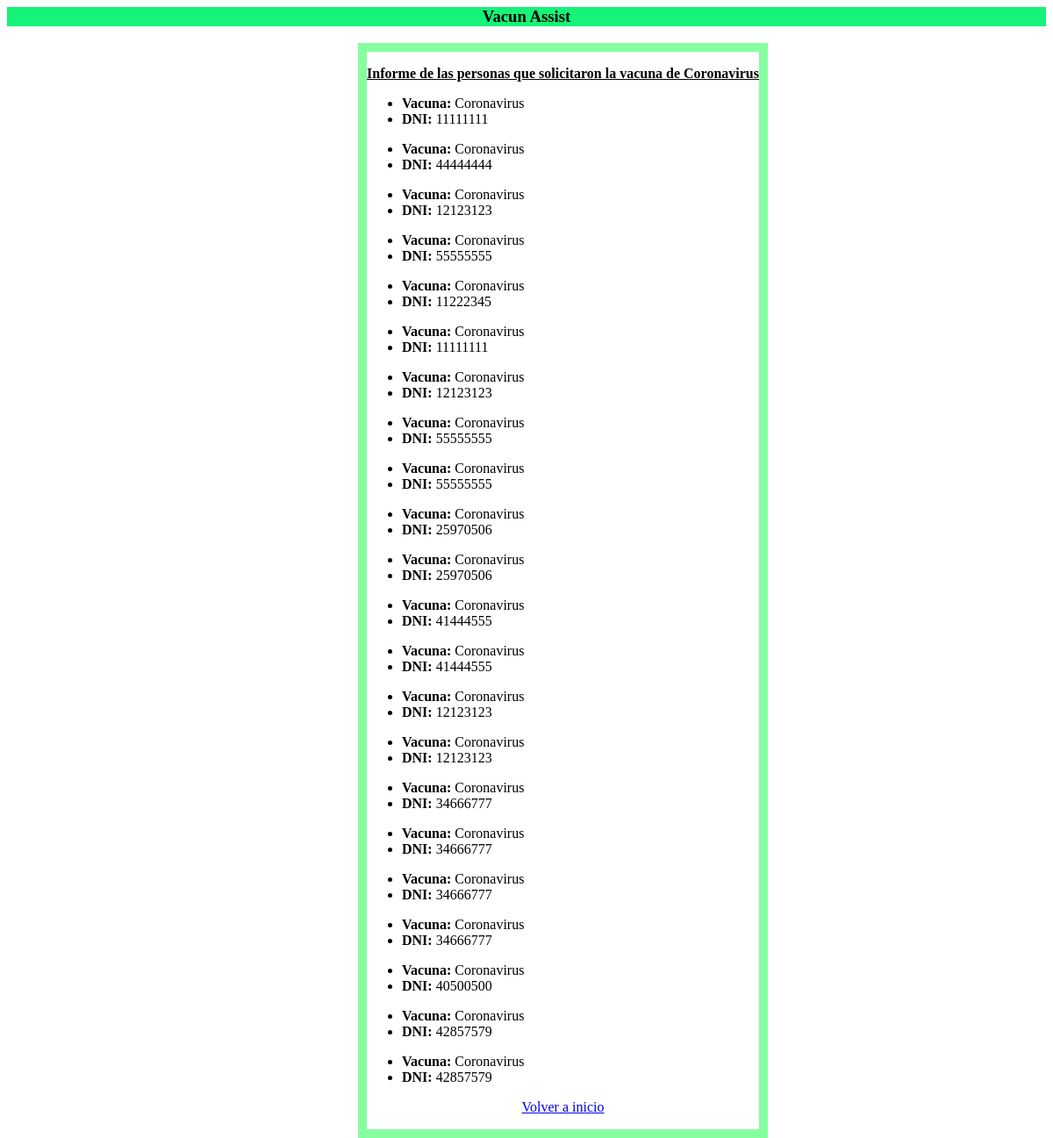
/informe_covid, run on an earlier commit of the app's database.
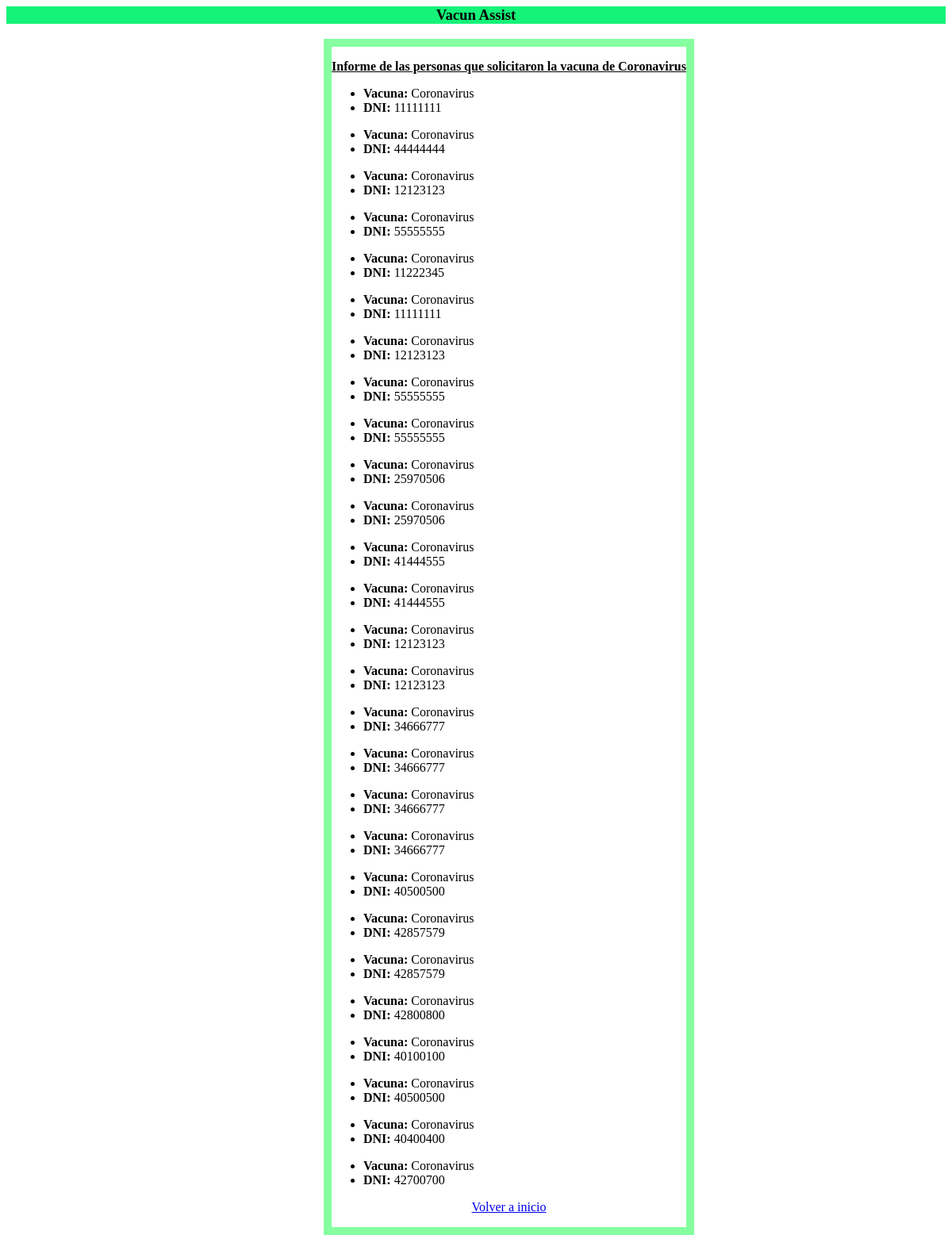
And on a later commit of the database.
### api_gestion_usuarios/models.py (models this page shows, shortened)
class Turno(models.Model):
    fecha=models.DateField(blank=True, null=True)
    hora=models.TimeField(blank=True, null=True)
    vacuna=models.CharField(max_length=40)
    usuario_a_vacunar=models.CharField(max_length=8)
    vacunatorio=models.CharField(max_length=40)
    estado=models.CharField(max_length=40, choices=estados_turno)
    observaciones=models.CharField(max_length=100, blank=True, null=True, default='Ninguna observación')

### api_gestion_usuarios/views.py (the view)
# urls.py: path('informe_covid', informe_covid,name='informe_covid'),
def informe_covid(request): # HECHO
    turnos=list(Turno.objects.filter(vacuna='Coronavirus'))
    return render(request, "gestion_admin/informe_covid.html",{"turnos":turnos} )

### api_gestion_usuarios/templates/gestion_admin/informe_covid.html
{% extends "gestion_usuarios/base.html" %}
{% block content %}
<html>
    <body>
    <span style="float: left; border: solid 10px hsl(133, 100%, 76%); margin-left: 400px;text-align: left">
    <p style="text-align:center">
        <u><b> Informe de las personas que solicitaron la vacuna de Coronavirus</u> </b></u>
    </p>
    {% if turnos %}
        {% for turno in turnos %}
        <ul>
            <li> <b> Vacuna: </b> {{turno.vacuna}}  </li>
            <li> <b> DNI: </b> {{turno.usuario_a_vacunar}}</li>
        </ul>
        {% endfor %}
    {% else %}
        Nadie solicito la vacuna de Coronavirus
    {% endif %}
    <p style="text-align:center">
        <a href="{% url 'inicio_admin' %}">
            Volver a inicio
        </a>
    </p>
    </span>
    </body>
</html>
{% endblock %}

What changed in the data, as far as the page shows it:
added Turno: vacuna "Coronavirus", usuario_a_vacunar "42800800"
added Turno: vacuna "Coronavirus", usuario_a_vacunar "40100100"
added Turno: vacuna "Coronavirus", usuario_a_vacunar "40500500"
added Turno: vacuna "Coronavirus", usuario_a_vacunar "40400400"
added Turno: vacuna "Coronavirus", usuario_a_vacunar "42700700"
